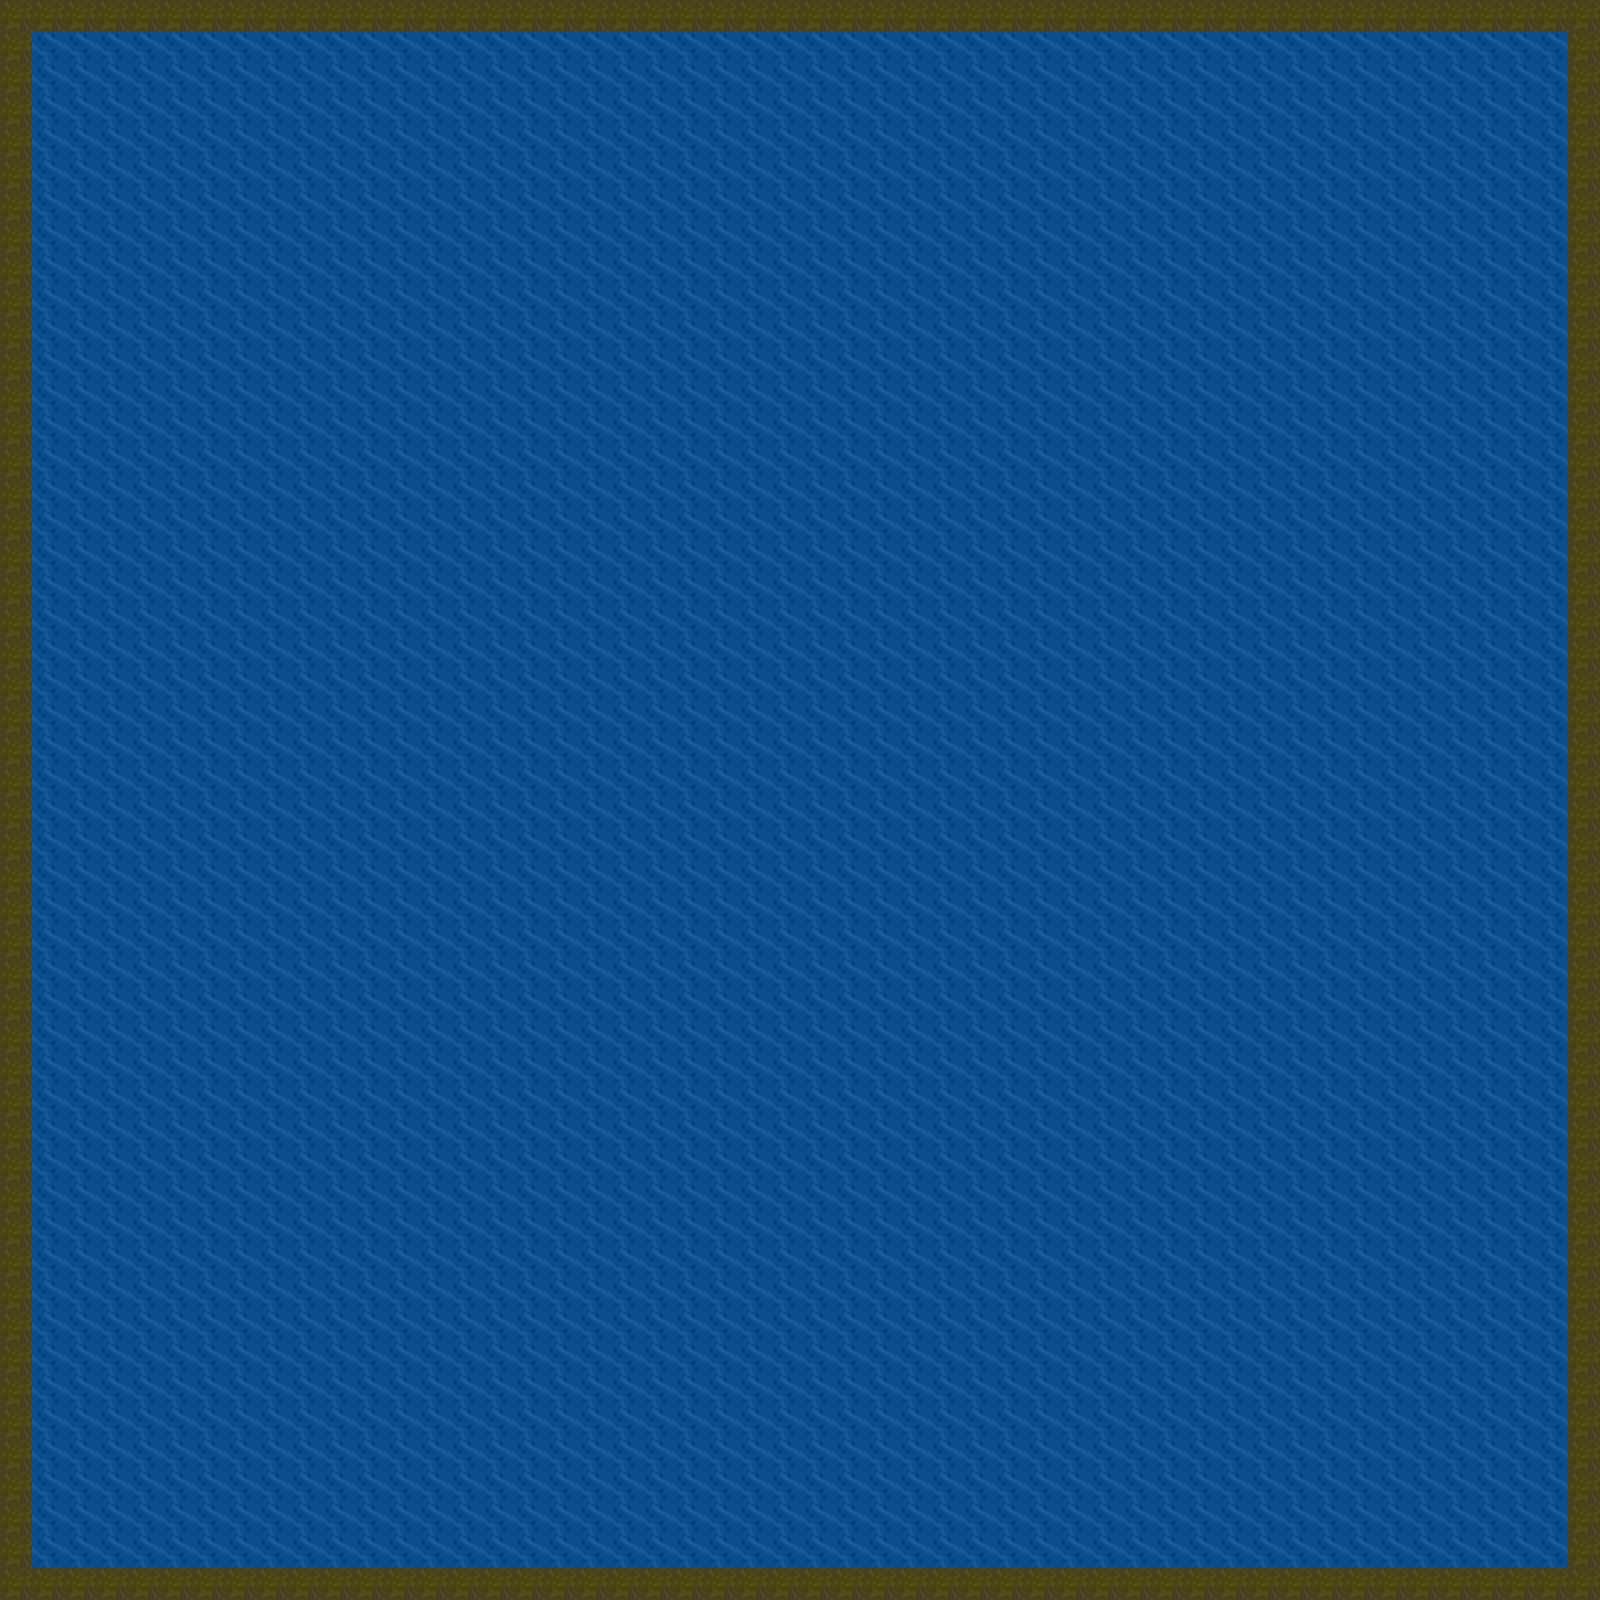

This is a level from a 2D game, rendered from its Tiled map with the project's own tilesets. A one-line summary and the map file follow, with tile-layer data summarised:
An orthogonal 50x50 tile map with 32x32 px tiles, 2 tile layers (background, Tile Layer 2) and 12 objects.

<map version="1.0" orientation="orthogonal" renderorder="right-down" width="50" height="50" tilewidth="32" tileheight="32" nextobjectid="25">
 <tileset firstgid="1" name="tileset_1" tilewidth="32" tileheight="32" tilecount="25" columns="5">
  <image source="evolvetexturemap1.png" width="160" height="160" />
 </tileset>
 <layer name="background" width="50" height="50">
  <data>[2500 cells, 2500 non-empty, 1 distinct tile ids]</data>
 </layer>
 <layer name="Tile Layer 2" width="50" height="50">
  <data>[2500 cells, 196 non-empty, 1 distinct tile ids]</data>
 </layer>
 <objectgroup name="Edge">
  <object id="1" x="0" y="1568" width="800" height="32" />
  <object id="2" x="800" y="1568" width="800" height="32" />
  <object id="5" x="1568" y="0" width="32" height="768" />
  <object id="6" x="1568" y="768" width="32" height="800" />
  <object id="7" x="1597.33" y="954.667" height="2.66667" />
  <object id="8" x="512" y="0" width="1056" height="32" />
  <object id="9" x="0" y="0" width="512" height="32" />
  <object id="10" x="0" y="32" width="32" height="928" />
  <object id="11" x="0" y="960" width="32" height="608" />
 </objectgroup>
 <objectgroup name="Enemies">
  <object id="22" x="256" y="1312" width="32" height="32" />
  <object id="23" x="448" y="1440" width="32" height="32" />
 </objectgroup>
 <objectgroup name="PlayerSpawner">
  <object id="24" x="96" y="1472" width="32" height="32" />
 </objectgroup>
</map>
